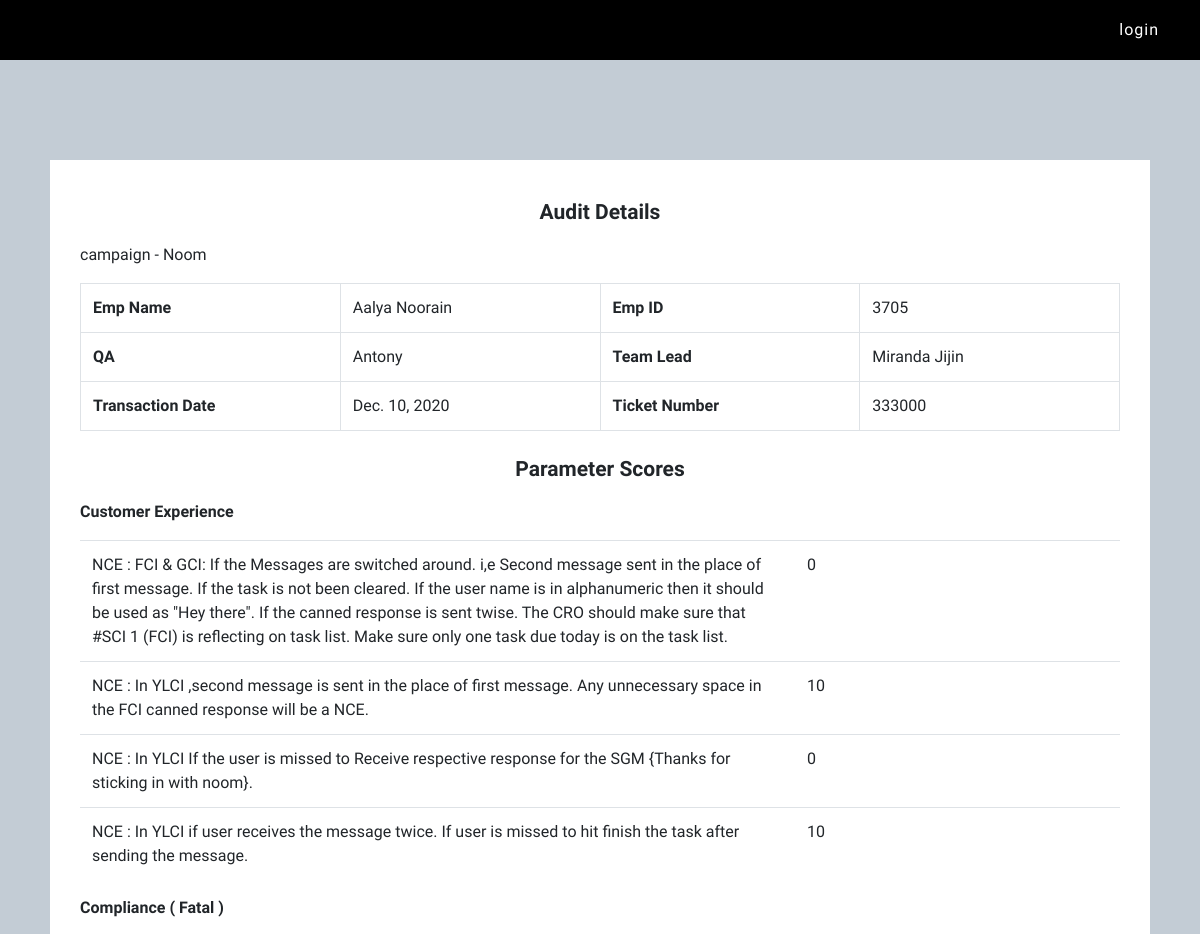
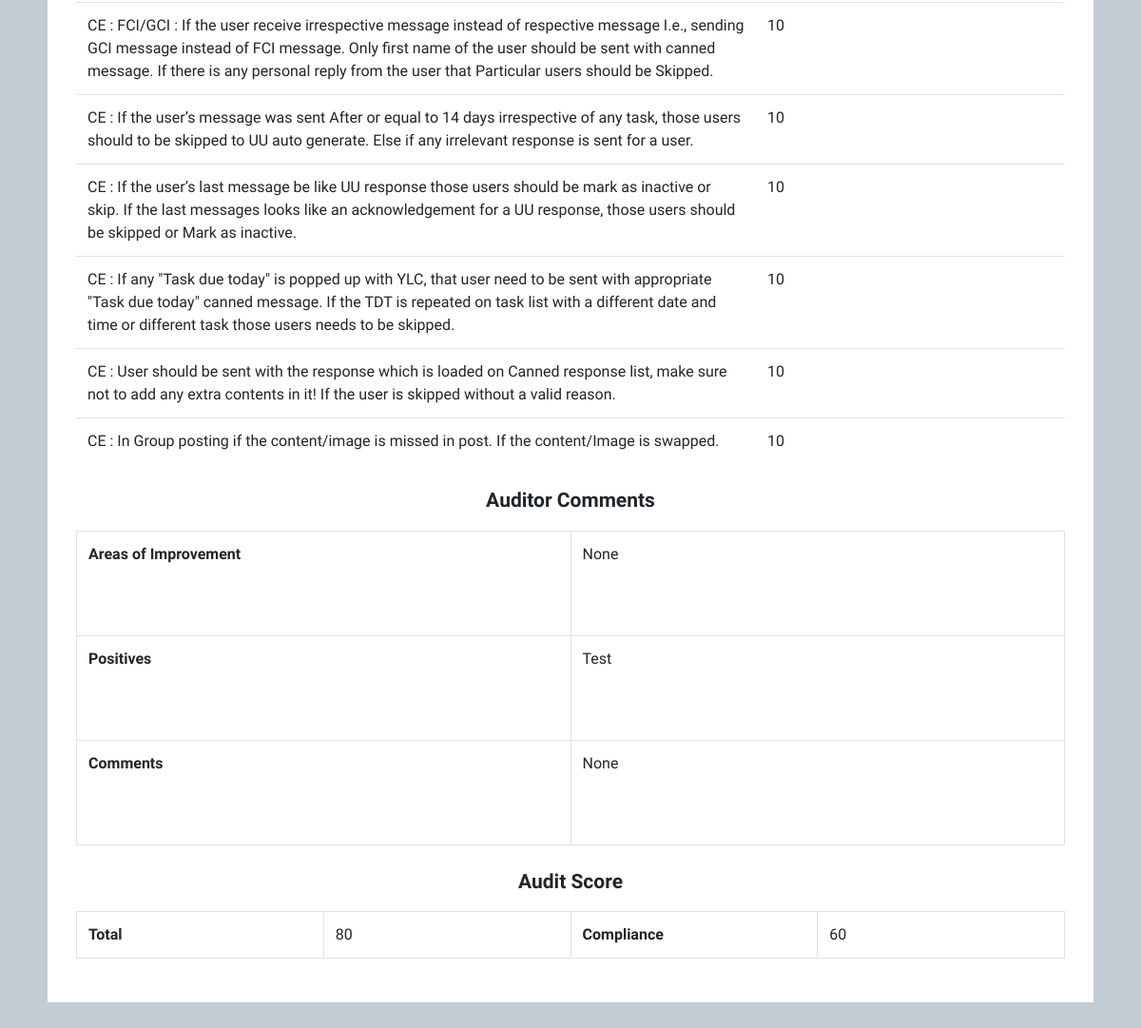
The app's page /employees/coaching-view-pod-chat-qa/1, older data (2 pictures, top to bottom).
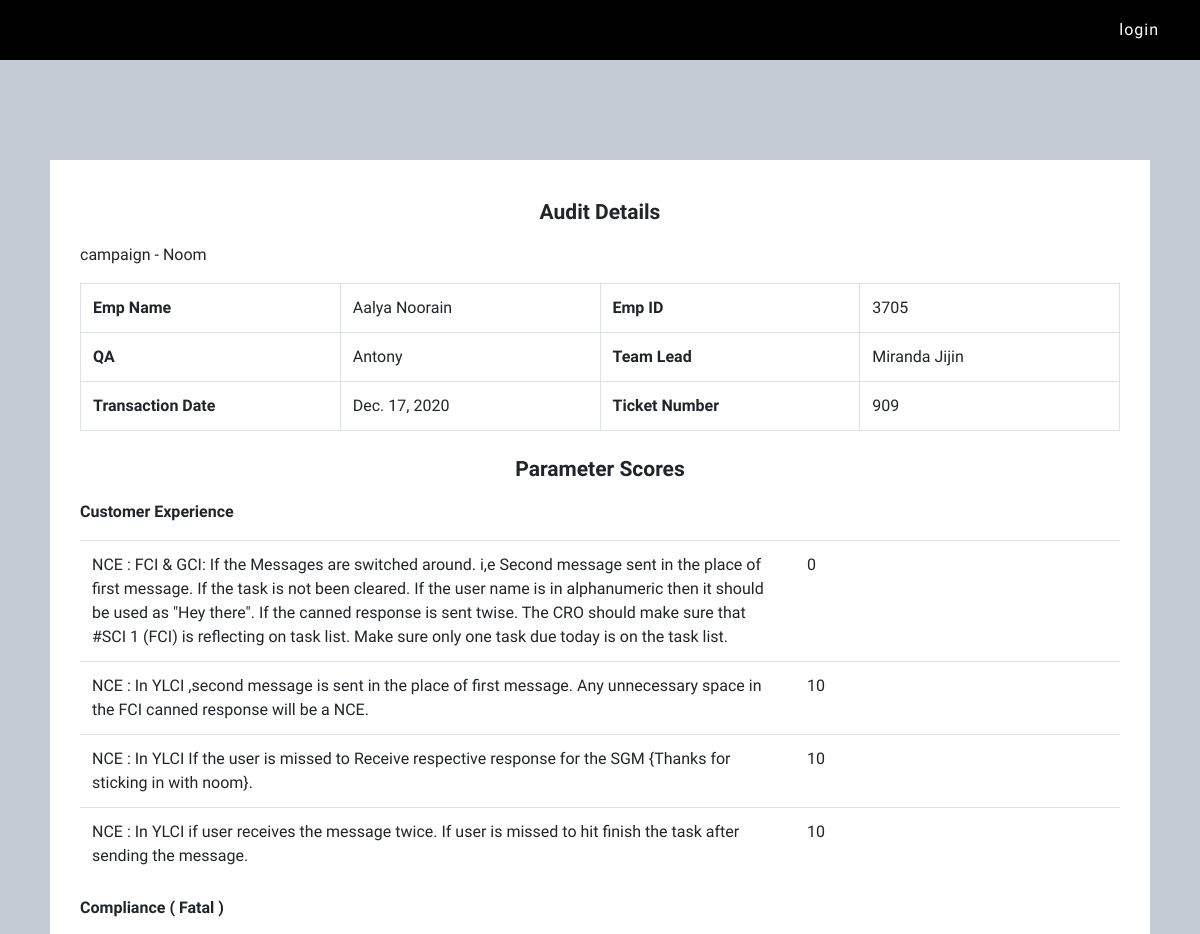
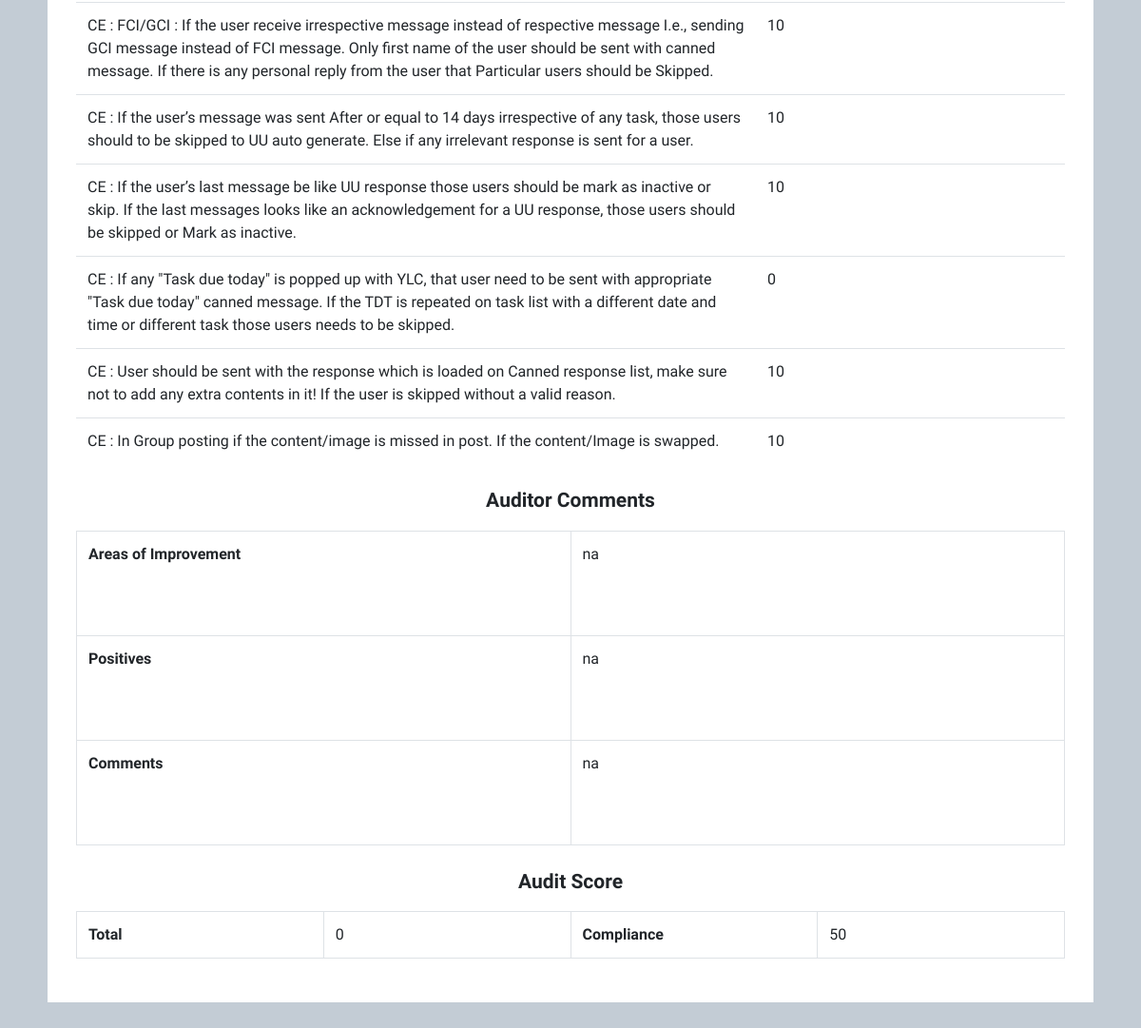
The same page, newer data (2 pictures, top to bottom).
### employees/models.py (models this page shows, shortened)
class ChatMonitoringFormPodFather(models.Model):
    emp_id = models.IntegerField()
    associate_name = models.CharField(max_length=50)
    qa = models.CharField(max_length=50)
    team_lead = models.CharField(max_length=50)
    ticket_no = models.IntegerField()
    trans_date = models.DateField()
    audit_date = models.DateField()
    campaign = models.CharField(max_length=100)
    evaluator = models.CharField(max_length=50)
    concept = models.CharField(max_length=60)
    manager = models.CharField(max_length=50)
    manager_id = models.IntegerField()
    ce_1 = models.IntegerField()
    ce_2 = models.IntegerField()
    ce_3 = models.IntegerField()
    ce_4 = models.IntegerField()
    compliance_1 = models.IntegerField()
    compliance_2 = models.IntegerField()
    compliance_3 = models.IntegerField()
    compliance_4 = models.IntegerField()
    compliance_5 = models.IntegerField()
    compliance_6 = models.IntegerField()
    areas_improvement = models.TextField()
    positives = models.TextField()
    comments = models.TextField()
    added_by = models.CharField(max_length=30)
    status = models.BooleanField(default=False)
    closed_date = models.DateTimeField(null=True)
    emp_comments = models.TextField(null=True)
    ce_total = models.IntegerField(null=True)
    compliance_total = models.IntegerField(null=True)
    overall_score = models.IntegerField(null=True)

### employees/views.py (the view)
# urls.py: path('coaching-view-pod-chat-qa/<int:pk>',qaCoachingViewPodchat),
def qaCoachingViewPodchat(request,pk):
    coaching = ChatMonitoringFormPodFather.objects.get(id=pk)
    data = {'coaching': coaching}
    return render(request, 'coaching-views/qa-coaching-view-pod-chat.html', data)

### templates/coaching-views/qa-coaching-view-pod-chat.html (shortened to what the changed rows need)
{% extends 'base.html' %}
{% block main %}
<section id="coachingview" style="padding:100px 50px">
    <div class="container-lg" style="background: white;padding: 30px 30px;">
            <h2>Audit Details</h2>
            <p>campaign - {{coaching.campaign}}</p>
            <table class="table table-bordered">
                <tr>
                    <td><b>Emp Name</b></td>
                    <td>{{coaching.associate_name}}</td>
                    <td><b>Emp ID</b></td>
                    <td>{{coaching.emp_id}}</td>
                </tr>
                <tr>
                  <td><b>QA</b></td>
                  <td>{{coaching.qa}}</td>
                  <td><b>Team Lead</b></td>
                  <td>{{coaching.team_lead}}</td>
                </tr>
                <tr>
                  <td><b>Transaction Date</b></td>
                  <td>{{coaching.trans_date}}</td>
                  <td><b>Ticket Number</b></td>
                  <td>{{coaching.ticket_no}}</td>
                </tr>
            </table>
            <h2>Parameter Scores</h2>
            <p><b>Customer Experience</b></p>
            <table class="table">
                <tr>
                    <td style="width: 55%;">NCE : FCI & GCI: If the Messages are switched around. i,e Second message sent in the place of first message. If the task is not been cleared. If the user name is in alphanumeric then it should be used as "Hey there". If the canned response is sent twise. The CRO should make sure that #SCI 1 (FCI) is reflecting on task list. Make sure only one task due today is on the task list.</td>
                    <td>{{coaching.ce_1}}</td>
                </tr>
                <tr>
                    <td style="width: 55%;">NCE : In YLCI ,second message is sent in the place of first message. Any unnecessary space in the FCI canned response will be a NCE.</td>
                    <td>{{coaching.ce_2}}</td>
                </tr>
                <tr>
                    <td style="width: 55%;">NCE : In YLCI If the user is missed to Receive respective response for the SGM {Thanks for sticking in with noom}.</td>
                    <td>{{coaching.ce_3}}</td>
                </tr>
                <tr>
                    <td style="width: 55%;">NCE : In YLCI if user receives the message twice. If user is missed to hit finish the task after sending the message.</td>
                    <td>{{coaching.ce_4}}</td>
                </tr>
            </table>
            <p><b>Compliance ( Fatal )</b></p>
            <table class="table">
                <tr>
                    <td style="width: 55%;">CE : FCI/GCI : If the user receive irrespective message instead of respective message I.e., sending GCI message instead of FCI message. Only first name of the user should be sent with canned message. If there is any personal reply from the user that Particular users should be Skipped.</td>
                    <td>{{coaching.compliance_1}}</td>
                </tr>
                <tr>
                    <td style="width: 55%;">CE : If the user’s message was sent After or equal to 14 days irrespective of any task, those users should to be skipped to UU auto generate. Else if any irrelevant response is sent for a user.</td>
                    <td>{{coaching.compliance_2}}</td>
                </tr>
                <tr>
                    <td style="width: 55%;">CE : If the user’s last message be like UU response those users should be mark as inactive or skip. If the last messages looks like an acknowledgement for a UU response, those users should be skipped or Mark as inactive.</td>
                    <td>{{coaching.compliance_3}}</td>
                </tr>
                <tr>
                    <td style="width: 55%;">CE : If any "Task due today" is popped up with YLC, that user need to be sent with appropriate "Task due today" canned message. If the TDT is repeated on task list with a different date and time or different task those users needs to be skipped.</td>
                    <td>{{coaching.compliance_4}}</td>
                </tr>
                <tr>
                    <td style="width: 55%;">CE : User should be sent with the response which is loaded on Canned response list, make sure not to add any extra contents in it! If the user is skipped without a valid reason.</td>
                    <td>{{coaching.compliance_5}}</td>
                </tr>
                <tr>
                    <td style="width: 55%;">CE : In Group posting if the content/image  is missed in post. If the content/Image is swapped.</td>
                    <td>{{coaching.compliance_6}}</td>
                </tr>
            </table>
            <h2>Auditor Comments</h2>
            <table class="table table-bordered">
                <tr style="height:110px">
                  <td><b>Areas of Improvement</b></td>
                  <td>{{coaching.areas_improvement}}</td>
                </tr>
                <tr style="height:110px">
                  <td><b>Positives</b></td>
                  <td>{{coaching.positives}}</td>
                </tr>
                <tr style="height:110px">
                  <td><b>Comments</b></td>
                  <td>{{coaching.comments}}</td>
                </tr>
            </table>
            <h2>Audit Score</h2>
            <table class="table table-bordered">
                <tr>
                  <td><b>Total</b></td>
                  <td>{{coaching.overall_score}}</td>
                  <td><b>Compliance</b></td>
                  <td>{{coaching.compliance_total}}</td>
                </tr>
            </table>
    </div>
</section>
{% endblock %}

Row changes from the older to the newer data that the page shows:
changed ChatMonitoringFormPodFather "Noom": trans_date "Dec. 10, 2020" → "Dec. 17, 2020"; ticket_no "333000" → "909"; ce_3 "0" → "10"; compliance_4 "10" → "0"; areas_improvement "None" → "na"; positives "Test" → "na"; comments "None" → "na"; overall_score "80" → "0"; compliance_total "60" → "50"
